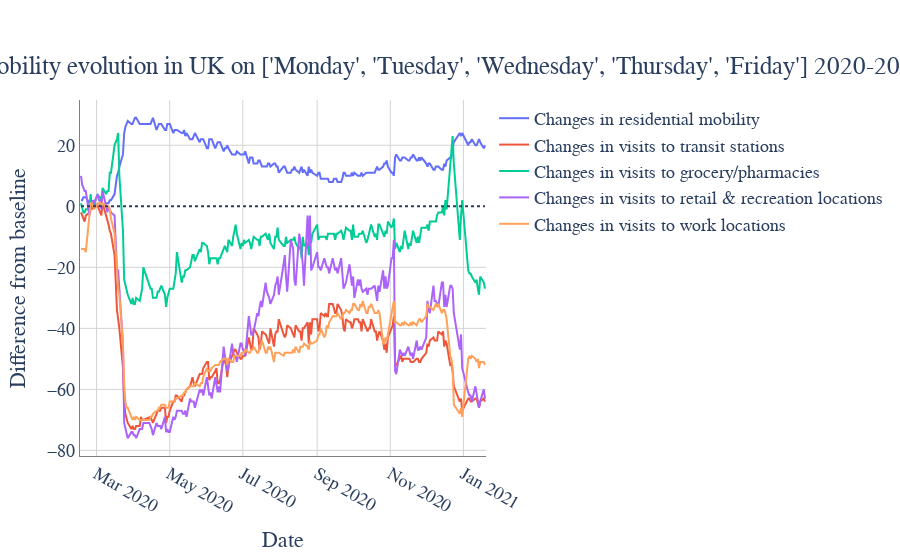

The notebook cell this image was saved under:
### Code cell
get_plot_LAD('UK', select_reg='UK' )

### Figure 1 — Plotly figure (JSON) as saved in the notebook; plotly's stock layout.template omitted (floating-point values rounded to 4 significant figures; data arrays with more than 128 entries replaced by an {"elided": "..."} marker saying what was removed)
{"data": [{"mode": "lines", "name": "Changes in residential mobility", "type": "scatter", "x": {"elided": "230 str values"}, "y": {"elided": "230 int values"}}, {"mode": "lines", "name": "Changes in visits to transit stations", "type": "scatter", "x": {"elided": "230 str values"}, "y": {"elided": "230 int values"}}, {"mode": "lines", "name": "Changes in visits to grocery/pharmacies", "type": "scatter", "x": {"elided": "230 str values"}, "y": {"elided": "230 int values"}}, {"mode": "lines", "name": "Changes in visits to retail & recreation locations", "type": "scatter", "x": {"elided": "230 str values"}, "y": {"elided": "230 int values"}}, {"mode": "lines", "name": "Changes in visits to work locations", "type": "scatter", "x": {"elided": "230 str values"}, "y": {"elided": "230 int values"}}], "layout": {"autosize": true, "font": {"family": "Helvetica", "size": 18}, "hovermode": "x", "plot_bgcolor": "rgb(255,255,255)", "shapes": [{"line": {"dash": "dot"}, "type": "line", "x0": "2020-02-17T00:00:00", "x1": "2021-01-19T00:00:00", "xref": "x", "y0": 0, "y1": 0, "yref": "y"}], "title": {"text": "Mobility evolution in UK on ['Monday', 'Tuesday', 'Wednesday', 'Thursday', 'Friday'] 2020-2021 ", "x": 0.5, "xanchor": "center", "y": 0.9, "yanchor": "top"}, "xaxis": {"autorange": true, "gridcolor": "lightgrey", "linecolor": "grey", "linewidth": 1, "range": ["2020-02-16 09:47:08.1195", "2021-01-19 14:12:51.8805"], "showline": true, "title": {"text": "Date"}, "type": "date"}, "yaxis": {"autorange": true, "gridcolor": "lightgrey", "linecolor": "grey", "linewidth": 1, "range": [-81.83, 34.83], "showline": true, "title": {"text": "Difference from baseline"}, "type": "linear"}}}
